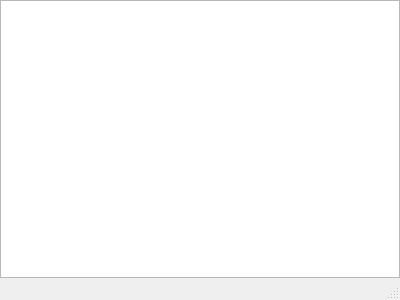
<?xml version="1.0" encoding="UTF-8"?>
<ui version="4.0">
 <class>TableDialog</class>
 <widget class="QDialog" name="TableDialog">
  <property name="geometry">
   <rect>
    <x>0</x>
    <y>0</y>
    <width>400</width>
    <height>300</height>
   </rect>
  </property>
  <property name="windowTitle">
   <string>Dialog</string>
  </property>
  <layout class="QGridLayout" name="gridLayout">
   <property name="leftMargin">
    <number>0</number>
   </property>
   <property name="topMargin">
    <number>0</number>
   </property>
   <property name="rightMargin">
    <number>0</number>
   </property>
   <property name="bottomMargin">
    <number>0</number>
   </property>
   <property name="verticalSpacing">
    <number>0</number>
   </property>
   <item row="0" column="0">
    <widget class="QTableView" name="tableView"/>
   </item>
   <item row="1" column="0">
    <widget class="QStatusBar" name="statusbar"/>
   </item>
  </layout>
 </widget>
 <resources/>
 <connections/>
</ui>
